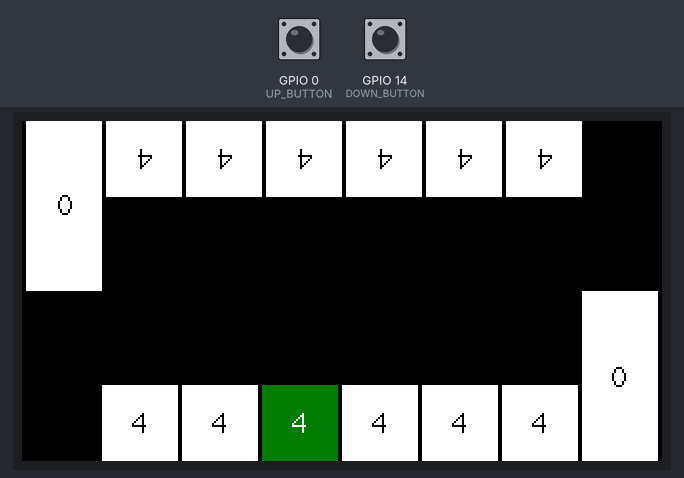
A program run on a simulated ESP32-S3. On the bench: 320×170 colour display. Inputs (shaded band) come from the test bench; at power-on: GPIO 0 (UP_BUTTON) HIGH, GPIO 14 (DOWN_BUTTON) HIGH.

Above: at 1.5 s.
1.6 s: GPIO 0 (UP_BUTTON) pulled LOW for 0.15 s
At 3.4 s:
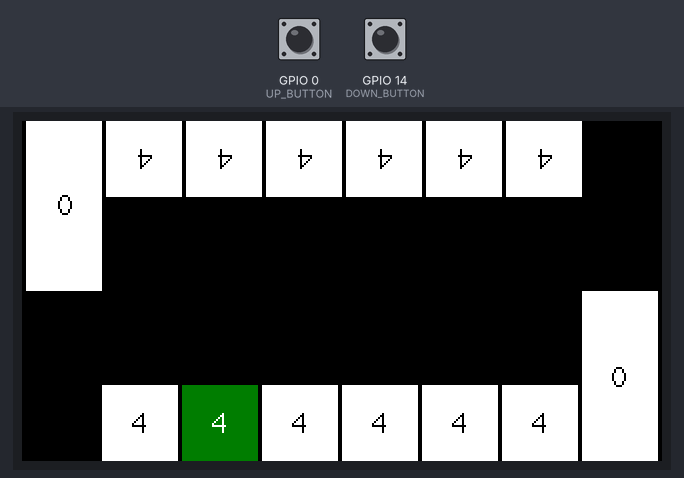
3.7 s: GPIO 0 (UP_BUTTON) pulled LOW for 0.15 s
At 5.0 s:
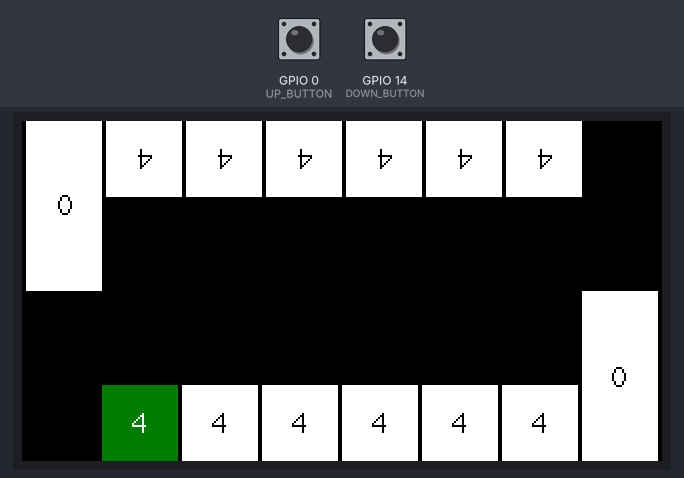
5.8 s: GPIO 0 (UP_BUTTON) pulsed LOW 2 times (0.12 s each, 0.3 s apart)
At 7.0 s:
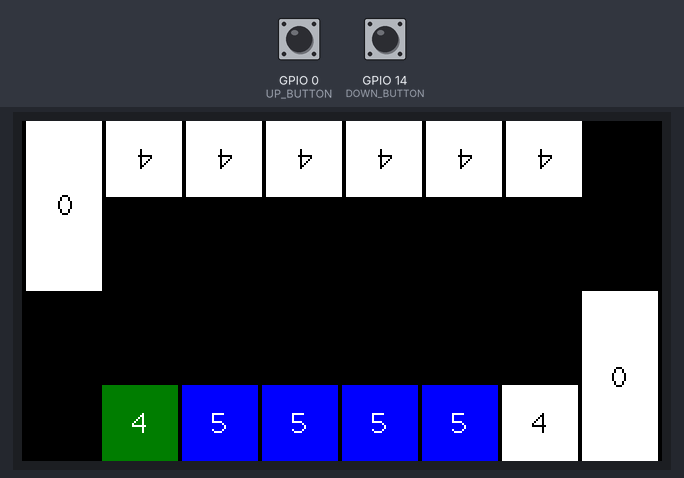
8.6 s: GPIO 14 (DOWN_BUTTON) pulled LOW for 0.15 s
At 10.0 s:
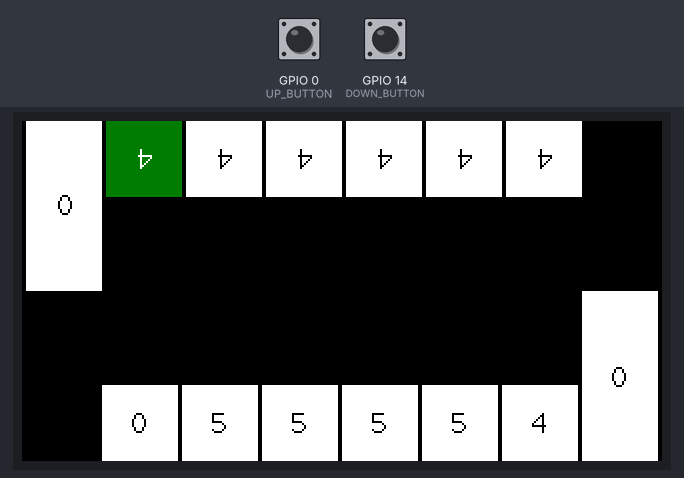
10.8 s: GPIO 14 (DOWN_BUTTON) pulled LOW for 0.15 s
At 12.7 s:
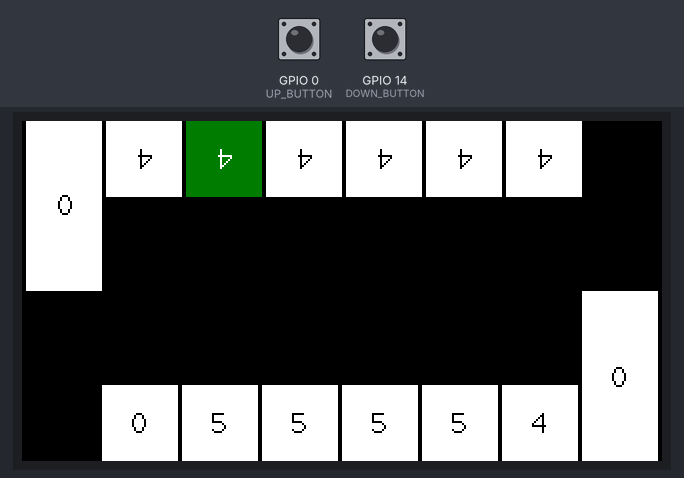
13.0 s: GPIO 14 (DOWN_BUTTON) pulsed LOW 2 times (0.12 s each, 0.3 s apart)
At 14.24 s:
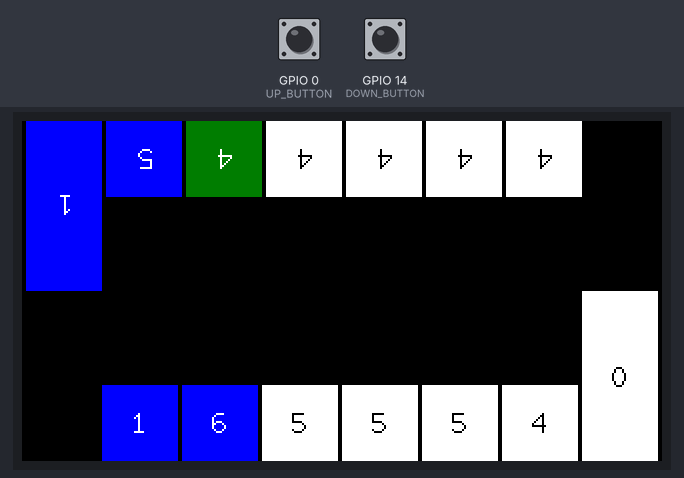
Timing chart, 0 to 16.0 s (numbered marks = the images above; inputs shaded):
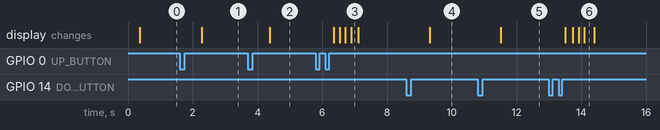

The program:

main.cpp
```cpp
#include "main.h"

/***** 游戏进程相关 *****/

// 检查是否获胜
bool checkWin()
{
  bool foundWinner = true;
  // 检测P1是否获胜
  for (int i = 0; i < 6; i++)
  {
    if (blockSeed[i] != 0)
    {
      foundWinner = false;
      break;
    }
  }

  if (foundWinner == false)
  {
    foundWinner = true;
    // 检测P2是否获胜
    for (int i = 7; i < 13; i++)
    {
      if (blockSeed[i] != 0)
      {
        foundWinner = false;
        break;
      }
    }
  }

  if (foundWinner)
  {
    gameOver = true;
  }
  return foundWinner;
}

// 创建Sprite
void createGameSprite()
{
  // P1
  p1GameBoard_spr.createSprite(TFT_HEIGHT, TFT_WIDTH / 2);

  for (int i = 0; i < 7; i++)
  {
    if (i != 6)
    {
      p1BlkSprs[i]->createSprite(PIT_WIDTH, PIT_HEIGHT);
    }
    else
    {
      p1BlkSprs[i]->createSprite(STORE_WIDTH, STORE_HEIGHT);
    }
  }

  // P2
  p2GameBoard_spr.createSprite(TFT_HEIGHT, TFT_WIDTH / 2);

  for (int i = 7; i < 14; i++)
  {
    if (i != 13)
    {
      p2BlkSprs[i - 7]->createSprite(PIT_WIDTH, PIT_HEIGHT);
    }
    else
    {
      p2BlkSprs[i - 7]->createSprite(STORE_WIDTH, STORE_HEIGHT);
    }
  }

  updateGameBoard();
}

// 更新游戏面板
void updateGameBoard()
{
  // P1
  p1GameBoard_spr.fillSprite(TFT_BLACK);

  for (int i = 0; i < 7; i++)
  {
    if (i != 6)
    {
      p1BlkSprs[i]->setTextDatum(MC_DATUM);

      if (isPlayer1 && currPos == i)
      {
        p1BlkSprs[i]->fillSprite(TFT_DARKGREEN);
        p1BlkSprs[i]->setTextColor(TFT_WHITE);
      }
      else
      {
        p1BlkSprs[i]->fillSprite(TFT_WHITE);
        p1BlkSprs[i]->setTextColor(TFT_BLACK);
      }
      p1BlkSprs[i]->drawString(String(blockSeed[i]), 19, 19, 2);
      p1BlkSprs[i]->pushToSprite(&p1GameBoard_spr, 40 * (i + 1), p1GameBoard_spr.height() - PIT_HEIGHT);
    }
    else
    {
      p1BlkSprs[i]->fillSprite(TFT_WHITE);
      p1BlkSprs[i]->setTextDatum(MC_DATUM);
      p1BlkSprs[i]->setTextColor(TFT_BLACK);
      p1BlkSprs[i]->drawString(String(blockSeed[i]), 19, 43, 2);
      p1BlkSprs[i]->pushToSprite(&p1GameBoard_spr, 40 * (i + 1), 0);
    }
  }

  p1GameBoard_spr.pushSprite(0, TFT_WIDTH / 2);

  // P2
  p2GameBoard_spr.fillSprite(TFT_BLACK);

  for (int i = 7; i < 14; i++)
  {
    if (i != 13)
    {
      p2BlkSprs[i - 7]->setTextDatum(MC_DATUM);
      if (!isPlayer1 && currPos == (i - 7))
      {
        p2BlkSprs[i - 7]->fillSprite(TFT_DARKGREEN);
        p2BlkSprs[i - 7]->setTextColor(TFT_WHITE);
      }
      else
      {
        p2BlkSprs[i - 7]->fillSprite(TFT_WHITE);
        p2BlkSprs[i - 7]->setTextColor(TFT_BLACK);
      }
      p2BlkSprs[i - 7]->drawString(String(blockSeed[i]), 19, 19, 2);
      p2BlkSprs[i - 7]->pushToSprite(&p2GameBoard_spr, 40 * (i - 6), p2GameBoard_spr.height() - PIT_HEIGHT);
    }
    else
    {
      p2BlkSprs[i - 7]->fillSprite(TFT_WHITE);
      p2BlkSprs[i - 7]->setTextDatum(MC_DATUM);
      p2BlkSprs[i - 7]->setTextColor(TFT_BLACK);
      p2BlkSprs[i - 7]->drawString(String(blockSeed[i]), 19, 43, 2);
      p2BlkSprs[i - 7]->pushToSprite(&p2GameBoard_spr, 40 * (i - 6), 0);
    }
  }

  tft.setPivot(TFT_WIDTH / 2 + 74, 84);
  p2GameBoard_spr.setPivot(p2GameBoard_spr.width() / 2, 0);
  p2GameBoard_spr.pushRotated(180);
}

// 更新特定游戏面板
void updateGameBoard(int pos)
{
  if (pos < 0 || pos > 13)
  {
    return;
  }

  if (pos < 6)
  {
    p1BlkSprs[pos]->setTextDatum(MC_DATUM);
    p1BlkSprs[pos]->fillSprite(TFT_BLUE);
    p1BlkSprs[pos]->setTextColor(TFT_WHITE);
    p1BlkSprs[pos]->drawString(String(blockSeed[pos]), 19, 19, 2);
    p1BlkSprs[pos]->pushToSprite(&p1GameBoard_spr, 40 * (pos + 1), p1GameBoard_spr.height() - p1Blk0_spr.height());
    p1GameBoard_spr.pushSprite(0, TFT_WIDTH / 2);
  }
  else if (pos == 6)
  {
    p1BlkSprs[pos]->setTextDatum(MC_DATUM);
    p1BlkSprs[pos]->fillSprite(TFT_BLUE);
    p1BlkSprs[pos]->setTextColor(TFT_WHITE);
    p1BlkSprs[pos]->drawString(String(blockSeed[pos]), 19, 43, 2);
    p1BlkSprs[pos]->pushToSprite(&p1GameBoard_spr, 40 * (pos + 1), 0);
    p1GameBoard_spr.pushSprite(0, TFT_WIDTH / 2);
  }
  else if (pos > 6 && pos < 13)
  {
    p2BlkSprs[pos - 7]->setTextDatum(MC_DATUM);
    p2BlkSprs[pos - 7]->fillSprite(TFT_BLUE);
    p2BlkSprs[pos - 7]->setTextColor(TFT_WHITE);
    p2BlkSprs[pos - 7]->drawString(String(blockSeed[pos]), 19, 19, 2);
    p2BlkSprs[pos - 7]->pushToSprite(&p2GameBoard_spr, 40 * (pos - 6), p2GameBoard_spr.height() - p1Blk0_spr.height());
    tft.setPivot(TFT_WIDTH / 2 + 74, 84);
    p2GameBoard_spr.setPivot(p2GameBoard_spr.width() / 2, 0);
    p2GameBoard_spr.pushRotated(180);
  }
  else if (pos == 13)
  {
    p2BlkSprs[pos - 7]->setTextDatum(MC_DATUM);
    p2BlkSprs[pos - 7]->fillSprite(TFT_BLUE);
    p2BlkSprs[pos - 7]->setTextColor(TFT_WHITE);
    p2BlkSprs[pos - 7]->drawString(String(blockSeed[pos]), 19, 43, 2);
    p2BlkSprs[pos - 7]->pushToSprite(&p2GameBoard_spr, 40 * (pos - 6), 0);
    tft.setPivot(TFT_WIDTH / 2 + 74, 84);
    p2GameBoard_spr.setPivot(p2GameBoard_spr.width() / 2, 0);
    p2GameBoard_spr.pushRotated(180);
  }
}

// 进入游戏
void enterGame()
{
  createGameSprite();
}

// 处理UP点击事件
void upClick()
{
  if (gameOver)
  {
    return;
  }

  if (isPlayer1)
  {
    currPos--;
    if (currPos < 0)
    {
      currPos = 5;
    }
  }
  else
  {
    currPos++;
    if (currPos > 5)
    {
      currPos = 0;
    }
  }

  updateGameBoard();
}

// 处理DOWN点击事件
void downClick()
{
  if (gameOver)
  {
    return;
  }

  if (isPlayer1)
  {
    currPos++;
    if (currPos > 5)
    {
      currPos = 0;
    }
  }
  else
  {
    currPos--;
    if (currPos < 0)
    {
      currPos = 5;
    }
  }

  updateGameBoard();
}

// 确认操作
void confirmPlay()
{
  if (gameOver)
  {
    return;
  }

  bool canReplay = false;  // 是否可以再次操作
  bool canCapture = false; // 是否可以捕获

  if (isPlayer1)
  {
    int plotSeedNum = blockSeed[currPos];
    if (plotSeedNum == 0)
    {
      return;
    }

    blockSeed[currPos] = 0;

    if (currPos + plotSeedNum == 6)
    {
      canReplay = true;
    }

    for (int i = 0; i < plotSeedNum; i++)
    {
      if ((i == plotSeedNum - 1) && ((currPos + 1 + i) < 6) && (blockSeed[(currPos + 1 + i) % 14] == 0) && (blockSeed[13 - currPos - plotSeedNum - 1] != 0))
      {
        canCapture = true;
      }
      blockSeed[(currPos + 1 + i) % 14] += 1;
      updateGameBoard((currPos + 1 + i) % 14);
      delay(100);
    }

    if (canCapture)
    {
      blockSeed[(currPos + plotSeedNum) % 14] = 0;
      blockSeed[6]++;
      blockSeed[6] += blockSeed[13 - currPos - plotSeedNum - 1];
      blockSeed[13 - currPos - plotSeedNum - 1] = 0;
    }
  }
  else
  {
    int plotSeedNum = blockSeed[currPos + 7];
    if (plotSeedNum == 0)
    {
      return;
    }

    blockSeed[currPos + 7] = 0;

    if (currPos + 7 + plotSeedNum == 13)
    {
      canReplay = true;
    }

    for (int i = 0; i < plotSeedNum; i++)
    {
      if ((i == plotSeedNum - 1) && ((currPos + 8 + i) > 6) && ((currPos + 8 + i) < 13) && (blockSeed[(currPos + 8 + i) % 14] == 0) && (blockSeed[13 - (currPos + 7) - plotSeedNum - 1] != 0))
      {
        canCapture = true;
      }
      blockSeed[(currPos + 8 + i) % 14] += 1;
      updateGameBoard((currPos + 8 + i) % 14);
      delay(100);
    }

    if (canCapture)
    {
      blockSeed[(currPos + 7 + plotSeedNum) % 14] = 0;
      blockSeed[13]++;
      blockSeed[13] += blockSeed[13 - (currPos + 7) - plotSeedNum - 1];
      blockSeed[13 - (currPos + 7) - plotSeedNum - 1] = 0;
    }
  }

  if (checkWin())
  {
    drawWinScreen();
    return;
  }

  if (!canReplay)
  {
    isPlayer1 = !isPlayer1;
  }

  updateGameBoard();
}

// 绘制胜利画面
void drawWinScreen()
{
  updateGameBoard();
  tft.setTextDatum(MC_DATUM);
  tft.setTextSize(3);

  if (blockSeed[6] > blockSeed[13])
  {
    tft.drawString("player1 wins", TFT_HEIGHT / 2, TFT_WIDTH / 2);
  }
  else if (blockSeed[6] < blockSeed[13])
  {
    tft.drawString("player2 wins", TFT_HEIGHT / 2, TFT_WIDTH / 2);
  }
  else
  {
    tft.drawString("tie", TFT_HEIGHT / 2, TFT_WIDTH / 2);
  }
}

void setup()
{
  Serial.begin(115200);
  randomSeed(analogRead(1));

  pinMode(UP_BUTTON, INPUT_PULLUP);
  pinMode(DOWN_BUTTON, INPUT_PULLUP);

  upBtn.attachClick(upClick);
  downBtn.attachClick(downClick);
  upBtn.attachDoubleClick(confirmPlay);
  downBtn.attachDoubleClick(confirmPlay);

  // 初始化屏幕
  tft.begin();
  tft.setRotation(3);
  tft.fillScreen(TFT_WHITE);

  enterGame();
}

void loop()
{
  upBtn.tick();
  downBtn.tick();
}
```

main.h
```cpp
#include <Arduino.h>
#include <SPI.h>
#include <TFT_eSPI.h>
#include "OneButton.h"

#define TFT_WIDTH 170
#define TFT_HEIGHT 320

#define PIT_WIDTH 38
#define PIT_HEIGHT 38
#define STORE_WIDTH 38
#define STORE_HEIGHT 86

#define UP_BUTTON 0
#define DOWN_BUTTON 14

OneButton upBtn(UP_BUTTON, true);
OneButton downBtn(DOWN_BUTTON, true);

TFT_eSPI tft = TFT_eSPI();
TFT_eSprite p1GameBoard_spr = TFT_eSprite(&tft);
TFT_eSprite p2GameBoard_spr = TFT_eSprite(&tft);
TFT_eSprite p1Blk0_spr = TFT_eSprite(&tft);
TFT_eSprite p1Blk1_spr = TFT_eSprite(&tft);
TFT_eSprite p1Blk2_spr = TFT_eSprite(&tft);
TFT_eSprite p1Blk3_spr = TFT_eSprite(&tft);
TFT_eSprite p1Blk4_spr = TFT_eSprite(&tft);
TFT_eSprite p1Blk5_spr = TFT_eSprite(&tft);
TFT_eSprite p1Blk6_spr = TFT_eSprite(&tft);

TFT_eSprite p2Blk0_spr = TFT_eSprite(&tft);
TFT_eSprite p2Blk1_spr = TFT_eSprite(&tft);
TFT_eSprite p2Blk2_spr = TFT_eSprite(&tft);
TFT_eSprite p2Blk3_spr = TFT_eSprite(&tft);
TFT_eSprite p2Blk4_spr = TFT_eSprite(&tft);
TFT_eSprite p2Blk5_spr = TFT_eSprite(&tft);
TFT_eSprite p2Blk6_spr = TFT_eSprite(&tft);

TFT_eSprite *p1BlkSprs[] = {&p1Blk0_spr, &p1Blk1_spr, &p1Blk2_spr, &p1Blk3_spr, &p1Blk4_spr, &p1Blk5_spr, &p1Blk6_spr};
TFT_eSprite *p2BlkSprs[] = {&p2Blk0_spr, &p2Blk1_spr, &p2Blk2_spr, &p2Blk3_spr, &p2Blk4_spr, &p2Blk5_spr, &p2Blk6_spr};

int blockSeed[14] = {4, 4, 4, 4, 4, 4, 0, 4, 4, 4, 4, 4, 4, 0};
// int blockSeed[14] = {5, 5, 1, 0, 0, 7, 3, 6, 6, 1, 6, 0, 6, 2}; // Test P1 Capture
// int blockSeed[14] = {0, 8, 0, 3, 3, 2, 7, 2, 0, 0, 10, 4, 3, 6}; // Test P2 Capture
// int blockSeed[14] = {0, 0, 0, 0, 1, 0, 21, 3, 0, 0, 1, 0, 0, 22}; // Test P1 Win
// int blockSeed[14] = {3, 0, 0, 1, 0, 0, 22, 0, 0, 0, 0, 1, 0, 21}; // Test P1 Win
// int blockSeed[14] = {1, 2, 0, 0, 1, 2, 15, 0, 0, 0, 0, 0, 5, 22}; // Test P2 Win

bool isPlayer1 = true;
int currPos = 2;
bool gameOver = false;

/***** 游戏相关 *****/
bool checkWin();
void createGameSprite();
void enterGame();
void updateGameBoard();
void updateGameBoard(int pos);
void drawWinScreen();
void upClick();
void downClick();
void confirmPlay();
/***** 游戏相关（end） *****/
```

Measured:
- after the input at 1.6 s, the display: changes after 0.68 s (image 1)
- after the input at 3.7 s, the display: changes after 0.68 s (image 2)
- after the input at 5.8 s, the display: first changes after 0.55 s (image 3 shows a later state)
- after the input at 8.6 s, the display: changes after 0.72 s (image 4)
- after the input at 10.8 s, the display: changes after 0.72 s (image 5)
- after the input at 13.0 s, the display: first changes after 0.51 s (image 6 shows a later state)
